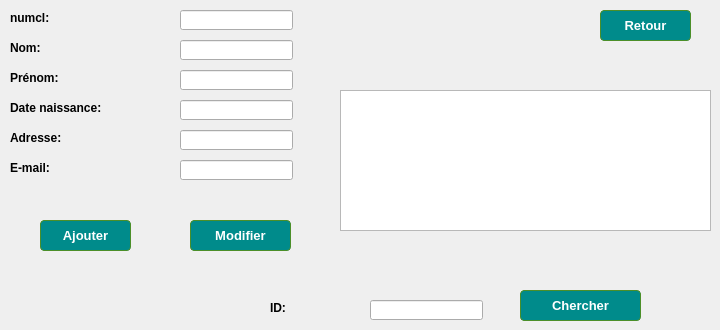
      <widget class="QWidget" name="tab">
       <attribute name="title">
        <string>Gestion_client_physique</string>
       </attribute>
       <widget class="QLabel" name="label">
        <property name="geometry">
         <rect>
          <x>10</x>
          <y>40</y>
          <width>141</width>
          <height>16</height>
         </rect>
        </property>
        <property name="font">
         <font>
          <weight>75</weight>
          <bold>true</bold>
         </font>
        </property>
        <property name="text">
         <string>Nom:</string>
        </property>
       </widget>
       <widget class="QLabel" name="label_2">
        <property name="geometry">
         <rect>
          <x>10</x>
          <y>70</y>
          <width>141</width>
          <height>16</height>
         </rect>
        </property>
        <property name="font">
         <font>
          <weight>75</weight>
          <bold>true</bold>
         </font>
        </property>
        <property name="text">
         <string>Prénom:</string>
        </property>
       </widget>
       <widget class="QLabel" name="label_3">
        <property name="geometry">
         <rect>
          <x>10</x>
          <y>100</y>
          <width>141</width>
          <height>16</height>
         </rect>
        </property>
        <property name="font">
         <font>
          <weight>75</weight>
          <bold>true</bold>
         </font>
        </property>
        <property name="text">
         <string>Date naissance:</string>
        </property>
       </widget>
       <widget class="QLineEdit" name="lineEdit_id">
        <property name="geometry">
         <rect>
          <x>180</x>
          <y>40</y>
          <width>113</width>
          <height>20</height>
         </rect>
        </property>
       </widget>
       <widget class="QLineEdit" name="lineEdit_heure_entree">
        <property name="geometry">
         <rect>
          <x>180</x>
          <y>70</y>
          <width>113</width>
          <height>20</height>
         </rect>
        </property>
       </widget>
       <widget class="QLineEdit" name="lineEdit_heure_sortie">
        <property name="geometry">
         <rect>
          <x>180</x>
          <y>100</y>
          <width>113</width>
          <height>20</height>
         </rect>
        </property>
       </widget>
       <widget class="QPushButton" name="pushButton_ajouterPH">
        <property name="geometry">
         <rect>
          <x>40</x>
          <y>220</y>
          <width>91</width>
          <height>31</height>
         </rect>
        </property>
        <property name="styleSheet">
         <string notr="true">#pushButton_ajouterPH {
-moz-box-shadow: 0px 10px 14px -7px #3e7327;
	-webkit-box-shadow: 0px 10px 14px -7px #3e7327;
	box-shadow: 0px 10px 14px -7px #3e7327;
	background:-webkit-gradient(linear, left top, left bottom, color-stop(0.05, #77b55a), color-stop(1, #72b352));
	background:-moz-linear-gradient(top, #77b55a 5%, #72b352 100%);
	background:-webkit-linear-gradient(top, #77b55a 5%, #72b352 100%);
	background:-o-linear-gradient(top, #77b55a 5%, #72b352 100%);
	background:-ms-linear-gradient(top, #77b55a 5%, #72b352 100%);
	background:linear-gradient(to bottom, #77b55a 5%, #72b352 100%);
	
	background-color: darkCyan ;
	-moz-border-radius:4px;
	-webkit-border-radius:4px;
	border-radius:4px;
	border:1px solid #4b8f29;
	display:inline-block;
	cursor:pointer;
	color:#ffffff;
	font-family:Arial;
	font-size:13px;
	font-weight:bold;
	padding:6px 12px;
	text-decoration:none;
	text-shadow:0px 1px 0px #5b8a3c;
}
#pushButton_ajouterPH:hover {
background:-webkit-gradient(linear, left top, left bottom, color-stop(0.05, #72b352), color-stop(1, #77b55a));
	background:-moz-linear-gradient(top, #72b352 5%, #77b55a 100%);
	background:-webkit-linear-gradient(top, #72b352 5%, #77b55a 100%);
	background:-o-linear-gradient(top, #72b352 5%, #77b55a 100%);
	background:-ms-linear-gradient(top, #72b352 5%, #77b55a 100%);
	background:linear-gradient(to bottom, #72b352 5%, #77b55a 100%);
	
	background-color:blue;
}</string>
        </property>
        <property name="text">
         <string>Ajouter</string>
        </property>
       </widget>
       <widget class="QLineEdit" name="lineEdit_email">
        <property name="geometry">
         <rect>
          <x>180</x>
          <y>10</y>
          <width>113</width>
          <height>20</height>
         </rect>
        </property>
        <property name="styleSheet">
         <string notr="true">QLineEdit#usernameEdit { background-color: blue }</string>
        </property>
       </widget>
       <widget class="QLabel" name="label_5">
        <property name="geometry">
         <rect>
          <x>10</x>
          <y>10</y>
          <width>141</width>
          <height>16</height>
         </rect>
        </property>
        <property name="font">
         <font>
          <weight>75</weight>
          <bold>true</bold>
         </font>
        </property>
        <property name="styleSheet">
         <string notr="true">&lt;font color-red&gt;</string>
        </property>
        <property name="text">
         <string>numcl:</string>
        </property>
       </widget>
       <widget class="QPushButton" name="pushButton_modifierPH">
        <property name="geometry">
         <rect>
          <x>190</x>
          <y>220</y>
          <width>101</width>
          <height>31</height>
         </rect>
        </property>
        <property name="styleSheet">
         <string notr="true">#pushButton_modifierPH{
-moz-box-shadow: 0px 10px 14px -7px #3e7327;
	-webkit-box-shadow: 0px 10px 14px -7px #3e7327;
	box-shadow: 0px 10px 14px -7px #3e7327;
	background:-webkit-gradient(linear, left top, left bottom, color-stop(0.05, #77b55a), color-stop(1, #72b352));
	background:-moz-linear-gradient(top, #77b55a 5%, #72b352 100%);
	background:-webkit-linear-gradient(top, #77b55a 5%, #72b352 100%);
	background:-o-linear-gradient(top, #77b55a 5%, #72b352 100%);
	background:-ms-linear-gradient(top, #77b55a 5%, #72b352 100%);
	background:linear-gradient(to bottom, #77b55a 5%, #72b352 100%);
	
	background-color: darkCyan ;
	-moz-border-radius:4px;
	-webkit-border-radius:4px;
	border-radius:4px;
	border:1px solid #4b8f29;
	display:inline-block;
	cursor:pointer;
	color:#ffffff;
	font-family:Arial;
	font-size:13px;
	font-weight:bold;
	padding:6px 12px;
	text-decoration:none;
	text-shadow:0px 1px 0px #5b8a3c;
}
#pushButton_modifierPH:hover {
background:-webkit-gradient(linear, left top, left bottom, color-stop(0.05, #72b352), color-stop(1, #77b55a));
	background:-moz-linear-gradient(top, #72b352 5%, #77b55a 100%);
	background:-webkit-linear-gradient(top, #72b352 5%, #77b55a 100%);
	background:-o-linear-gradient(top, #72b352 5%, #77b55a 100%);
	background:-ms-linear-gradient(top, #72b352 5%, #77b55a 100%);
	background:linear-gradient(to bottom, #72b352 5%, #77b55a 100%);
	
	background-color:blue;
}</string>
        </property>
        <property name="text">
         <string>Modifier</string>
        </property>
       </widget>
       <widget class="QTableView" name="tabAbonne">
        <property name="geometry">
         <rect>
          <x>340</x>
          <y>90</y>
          <width>371</width>
          <height>141</height>
         </rect>
        </property>
        <property name="styleSheet">
         <string notr="true"/>
        </property>
       </widget>
       <widget class="QLineEdit" name="lineEdit_chercher">
        <property name="geometry">
         <rect>
          <x>370</x>
          <y>300</y>
          <width>113</width>
          <height>20</height>
         </rect>
        </property>
       </widget>
       <widget class="QPushButton" name="pushButton_chercherPH">
        <property name="geometry">
         <rect>
          <x>520</x>
          <y>290</y>
          <width>121</width>
          <height>31</height>
         </rect>
        </property>
        <property name="styleSheet">
         <string notr="true">#pushButton_chercherPH{
-moz-box-shadow: 0px 10px 14px -7px #3e7327;
	-webkit-box-shadow: 0px 10px 14px -7px #3e7327;
	box-shadow: 0px 10px 14px -7px #3e7327;
	background:-webkit-gradient(linear, left top, left bottom, color-stop(0.05, #77b55a), color-stop(1, #72b352));
	background:-moz-linear-gradient(top, #77b55a 5%, #72b352 100%);
	background:-webkit-linear-gradient(top, #77b55a 5%, #72b352 100%);
	background:-o-linear-gradient(top, #77b55a 5%, #72b352 100%);
	background:-ms-linear-gradient(top, #77b55a 5%, #72b352 100%);
	background:linear-gradient(to bottom, #77b55a 5%, #72b352 100%);
	
	background-color: darkCyan ;
	-moz-border-radius:4px;
	-webkit-border-radius:4px;
	border-radius:4px;
	border:1px solid #4b8f29;
	display:inline-block;
	cursor:pointer;
	color:#ffffff;
	font-family:Arial;
	font-size:13px;
	font-weight:bold;
	padding:6px 12px;
	text-decoration:none;
	text-shadow:0px 1px 0px #5b8a3c;
}
#pushButton_chercherPH:hover {
background:-webkit-gradient(linear, left top, left bottom, color-stop(0.05, #72b352), color-stop(1, #77b55a));
	background:-moz-linear-gradient(top, #72b352 5%, #77b55a 100%);
	background:-webkit-linear-gradient(top, #72b352 5%, #77b55a 100%);
	background:-o-linear-gradient(top, #72b352 5%, #77b55a 100%);
	background:-ms-linear-gradient(top, #72b352 5%, #77b55a 100%);
	background:linear-gradient(to bottom, #72b352 5%, #77b55a 100%);
	
	background-color:blue;
}</string>
        </property>
        <property name="text">
         <string>Chercher</string>
        </property>
       </widget>
       <widget class="QLabel" name="label_11">
        <property name="geometry">
         <rect>
          <x>270</x>
          <y>300</y>
          <width>61</width>
          <height>16</height>
         </rect>
        </property>
        <property name="font">
         <font>
          <weight>75</weight>
          <bold>true</bold>
         </font>
        </property>
        <property name="text">
         <string>ID:</string>
        </property>
       </widget>
       <widget class="QPushButton" name="pushButton_retour">
        <property name="geometry">
         <rect>
          <x>600</x>
          <y>10</y>
          <width>91</width>
          <height>31</height>
         </rect>
        </property>
        <property name="styleSheet">
         <string notr="true">#pushButton_retour{
-moz-box-shadow: 0px 10px 14px -7px #3e7327;
	-webkit-box-shadow: 0px 10px 14px -7px #3e7327;
	box-shadow: 0px 10px 14px -7px #3e7327;
	background:-webkit-gradient(linear, left top, left bottom, color-stop(0.05, #77b55a), color-stop(1, #72b352));
	background:-moz-linear-gradient(top, #77b55a 5%, #72b352 100%);
	background:-webkit-linear-gradient(top, #77b55a 5%, #72b352 100%);
	background:-o-linear-gradient(top, #77b55a 5%, #72b352 100%);
	background:-ms-linear-gradient(top, #77b55a 5%, #72b352 100%);
	background:linear-gradient(to bottom, #77b55a 5%, #72b352 100%);
	
	background-color: darkCyan ;
	-moz-border-radius:4px;
	-webkit-border-radius:4px;
	border-radius:4px;
	border:1px solid #4b8f29;
	display:inline-block;
	cursor:pointer;
	color:#ffffff;
	font-family:Arial;
	font-size:13px;
	font-weight:bold;
	padding:6px 12px;
	text-decoration:none;
	text-shadow:0px 1px 0px #5b8a3c;
}
#pushButton_retour:hover {
background:-webkit-gradient(linear, left top, left bottom, color-stop(0.05, #72b352), color-stop(1, #77b55a));
	background:-moz-linear-gradient(top, #72b352 5%, #77b55a 100%);
	background:-webkit-linear-gradient(top, #72b352 5%, #77b55a 100%);
	background:-o-linear-gradient(top, #72b352 5%, #77b55a 100%);
	background:-ms-linear-gradient(top, #72b352 5%, #77b55a 100%);
	background:linear-gradient(to bottom, #72b352 5%, #77b55a 100%);
	
	background-color:blue;
}</string>
        </property>
        <property name="text">
         <string>Retour</string>
        </property>
       </widget>
       <widget class="QLabel" name="label_10">
        <property name="geometry">
         <rect>
          <x>10</x>
          <y>130</y>
          <width>141</width>
          <height>16</height>
         </rect>
        </property>
        <property name="font">
         <font>
          <weight>75</weight>
          <bold>true</bold>
         </font>
        </property>
        <property name="text">
         <string>Adresse:</string>
        </property>
       </widget>
       <widget class="QLabel" name="label_12">
        <property name="geometry">
         <rect>
          <x>10</x>
          <y>160</y>
          <width>141</width>
          <height>16</height>
         </rect>
        </property>
        <property name="font">
         <font>
          <weight>75</weight>
          <bold>true</bold>
         </font>
        </property>
        <property name="text">
         <string>E-mail:</string>
        </property>
       </widget>
       <widget class="QLineEdit" name="lineEdit_heure_sortie_2">
        <property name="geometry">
         <rect>
          <x>180</x>
          <y>160</y>
          <width>113</width>
          <height>20</height>
         </rect>
        </property>
       </widget>
       <widget class="QLineEdit" name="lineEdit_heure_sortie_3">
        <property name="geometry">
         <rect>
          <x>180</x>
          <y>130</y>
          <width>113</width>
          <height>20</height>
         </rect>
        </property>
       </widget>
      </widget>
